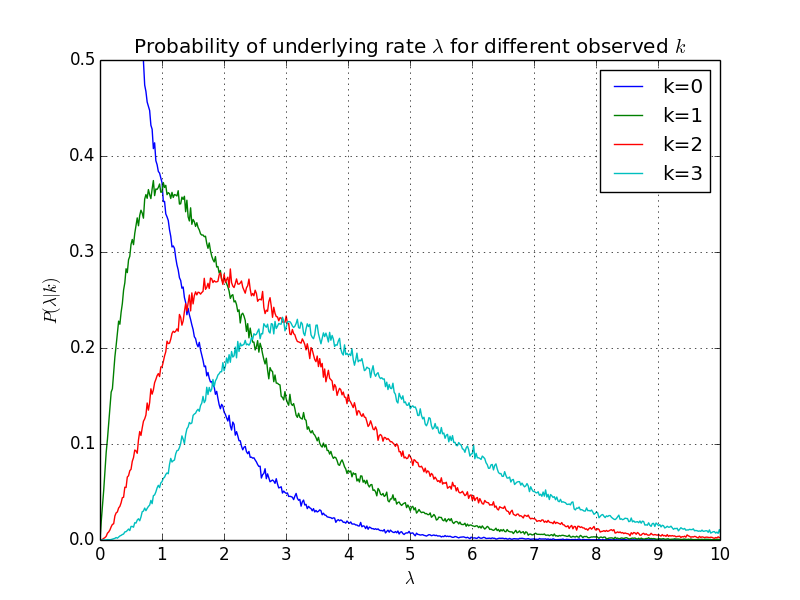

Reproduce this figure in Python.
# Poisson simulation
# ==================
#
# For the poisson background estimation problem, `poisson.py <poisson.html>`_,
# we explore different options for estimating the rate parameter
# $\lambda$ from an observed number of counts.  This program uses a Monte
# Carlo method to generate the true probability distribution $P(\lambda)$ of
# the observed number of counts $k$ coming from an underly rate $\lambda$.
# We do this by running a Poisson generator to draw thousands of samples
# of $k$ from each of a range of values $\lambda$.  By counting the number
# of times $k$ occurs in each $\lambda$ bin, and normalizing by the bin size
# and by the total number of times that $k$ occurs across all bins, the
# resulting vector is a histogram of the $\lambda$ probability distribution.
#
# With this histogram we can compute the expected value as:
#
# .. math::
#
#    \hat\lambda = \int_0^\infty \lambda P(\lambda|k) d\lambda
#
# and the variance as:
#
# .. math::
#
#    d\hat\lambda^2 = \int_0^\infty (\lambda - \hat\lambda)^2 P(\lambda|k) d\lambda
#

import numpy as np
from pylab import *

# Generate a bunch of samples from different underlying rate
# parameters L in the range 0 to 20

P = np.random.poisson
L = linspace(0, 20, 1000)
X = P(L, size=(10000, len(L)))

# Generate the distributions

P = dict((k, sum(X == k, axis=0) / sum(X == k)) for k in range(4))

# Show the expected value of L for each observed value k

print("Expected value of L for a given observed k")
for k, Pi in sorted(P.items()):
    print(k, sum(L * Pi))

# Show the variance.  Note that we are using $\hat\lambda = k+1$ as observed
# from the expected value table.  This is not strictly correct since we have
# lost a degree of freedom by using $\hat\lambda$ estimated from the data,
# but good enough for an approximate value of the variance.

print("Variance of L for a given observed k")
for k, Pi in sorted(P.items()):
    print(k, sum((L - (k + 1)) ** 2 * Pi))

# Plot the distribution of $\lambda$ that give rise to each observed value $k$.

for k, Pi in sorted(P.items()):
    plot(L, Pi / (L[1] - L[0]), label="k=%d" % k)
xlabel(r"$\lambda$")
ylabel(r"$P(\lambda|k)$")
xticks([0, 1, 2, 3, 4, 5, 6, 7, 8, 9, 10])
axis([0, 10, 0, 0.5])
title("Probability of underlying rate $\lambda$ for different observed $k$")
legend()
grid(True)
show()


# Output:
#
# .. parsed-literal::
#
#    Expected value of L for a given observed k
#    0 0.989473184121
#    1 2.00279003084
#    2 2.99802515025
#    3 3.9990621889
#    Variance of L for a given observed k
#    0 0.998074244206
#    1 2.00796671097
#    2 2.99095589399
#    3 3.99952301552
#
# .. figure:: sim.png
#     :alt: Probability of underlying rate lambda for different observed k
#
#     The figure clearly shows that the maximum likelihood value for $\lambda$
#     is equal to the observed counts $k$.  Because the histogram is skew
#     right, the expected value is a little larger, with an estimated value
#     of $k+1$, as seen from the output.
